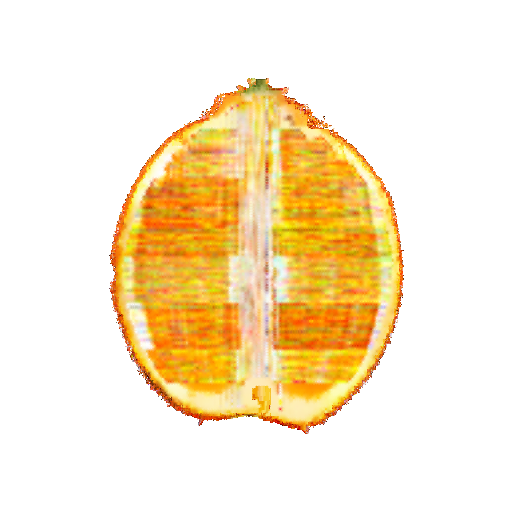
#> input picture code/ovoxel_native/mv_free/eval_final/rv4_init_0.png, 512 x 512 px; its folder holds only this picture in this run
$ python tbmeasure.py mv_free/eval_final/rv4_init_0.png
#> lines starting #> are read from the running program, lines starting #| are printed output that depends on the picture; after the words box and inside, x2 and y2 are one past the last pixel; in counts of white or black regions, pixels touching at a corner belong together
"""The two things the sheet shows, as numbers.

`steppos` reported the five largest jumps, which exist in any profile, so it can say a step moved
but not that it shrank. This asks the sharper question: at the five depths where the transverse
family changes photograph, and nowhere else, how big is the jump in each arm?

The second half is there because the sheet showed the transverse row changing more than the
longitudinal one, which is the opposite of what was predicted -- a transverse cut is perpendicular
to the stacking axis and crosses no switch. What it does cross is the framing: `_canonical` puts
every photograph's section at the same size in the same place, so the radial walls of neighbouring
planes agree instead of averaging out. Gradient energy inside the face measures whether they
survived.
"""
import glob
import sys

import numpy as np
from PIL import Image
from scipy import ndimage

NPHOTO = 6
SWITCH = [j / NPHOTO for j in range(1, NPHOTO)]


def axial(path, n=512):
#> called with n = 512
    L = np.asarray(Image.open(path).convert("RGB"), np.float32).mean(2) / 255.
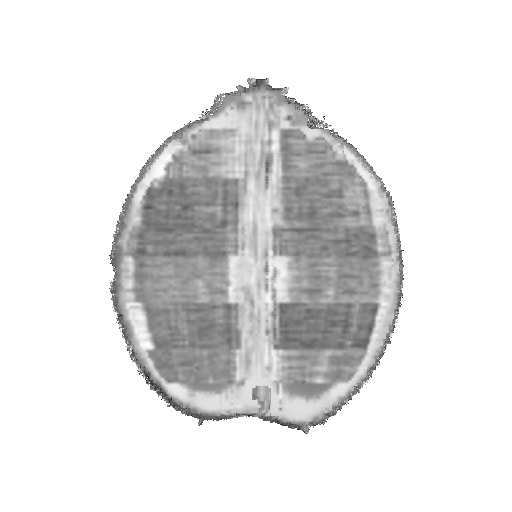
#> L: shape (512, 512) float32; min 0.0484, max 1, mean 0.894
    ys, xs = np.where(L < 0.97)
    y0, y1, x0, x1 = ys.min(), ys.max(), xs.min(), xs.max()
#> y0 = 78; y1 = 433; x0 = 109; x1 = 403
    w = x1 - x0
#> w = 294
    c = L[y0 + (y1 - y0) // 12:y1 - (y1 - y0) // 12, x0 + w // 3:x1 - w // 3]
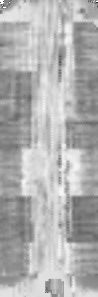
#> c: shape (297, 98) float32; min 0.14, max 1, mean 0.693
    p = c.mean(1)
#> p = 297 values, max 0.829 at index 293, min 0.572 at index 224, mean 0.693
    p = p - ndimage.gaussian_filter1d(p, len(p) / 5.0)
#> p = 297 values, max 0.136 at index 293, min -0.113 at index 224, mean 0
    return np.interp(np.linspace(0, 1, n), np.linspace(0, 1, len(p)), p)


def detail(path):
    """Mean gradient magnitude inside the face, normalised by its own contrast.

    Normalised because an arm that is uniformly darker has larger gradients everywhere without
    resolving anything; what is wanted is how much structure there is per unit of range.
    """
    L = np.asarray(Image.open(path).convert("RGB"), np.float32).mean(2) / 255.
    fg = ndimage.binary_erosion(L < 0.97, np.ones((9, 9)))
    if fg.sum() < 500:
        return np.nan
    gy, gx = np.gradient(L)
    g = np.hypot(gy, gx)[fg]
    return float(g.mean() / max(L[fg].std(), 1e-6))


for arm in sys.argv[1:]:
    rv = sorted(glob.glob(f"{arm}/eval_final/rv*.png")) or sorted(glob.glob(f"{arm}/rv*.png"))
    rh = sorted(glob.glob(f"{arm}/eval_final/rh*.png")) or sorted(glob.glob(f"{arm}/rh*.png"))
    if not rv:
        print(f"  {arm}: nothing"); continue
    m = np.mean([axial(f) for f in rv[:6]], 0)
#> m = 512 values, max 0.136 at index 506, min -0.113 at index 387, mean -7.11e-05
    d = np.abs(np.diff(ndimage.gaussian_filter1d(m, 2.0)))
#> d = 511 values, max 0.0223 at index 337, min 7.57e-06 at index 353, mean 0.00303
    n = len(m)
#> n = 512
    # the largest jump within half a switch spacing of each switch, against the profile's own
    # typical jump, so the number is "how many times an ordinary step" and not a raw luminance
    typical = float(np.median(d))
#> typical = 0.00184
    at = []
    for s in SWITCH:
        i = int(s * n)
        r = max(2, int(n / (2 * NPHOTO)))
        at.append(float(d[max(0, i - r):min(n - 1, i + r)].max()) / typical)
#> this loop made 5 passes
#> i on passes 1 to 5: 85, 170, 256, 341, 426
#> after the loop, at = [6.18, 4.96, 8.51, 12.09, 8.76]
    print(f"  {arm:16s} jump at the five switches, in units of the profile's median jump:")
    print(f"  {'':16s}   {'  '.join(f'{v:5.1f}' for v in at)}      mean {np.mean(at):5.2f}")
#|                        6.2    5.0    8.5   12.1    8.8      mean  8.10
    print(f"  {'':16s} transverse detail {np.mean([detail(f) for f in rh[:6]]):.4f}   "
          f"longitudinal detail {np.mean([detail(f) for f in rv[:6]]):.4f}")
#> in detail, `fg = ndimage.binary_erosion(L < 0.97, np.ones((9, 9)))`:
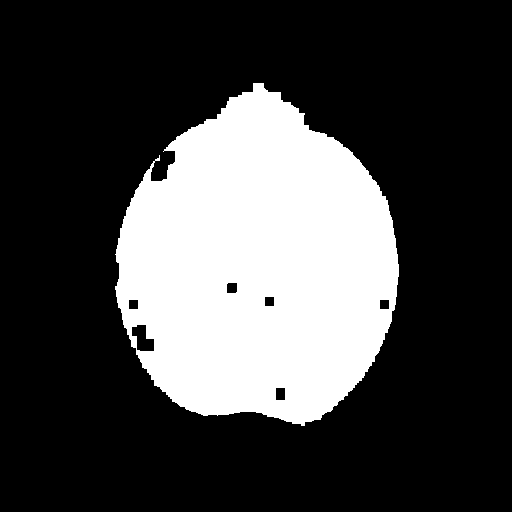
#> fg: shape (512, 512) bool; 26.7% white; 1 white region, box (x1, y1, x2, y2) and area: (115, 83, 399, 426) 70070
#> in detail, `gy, gx = np.gradient(L)`:
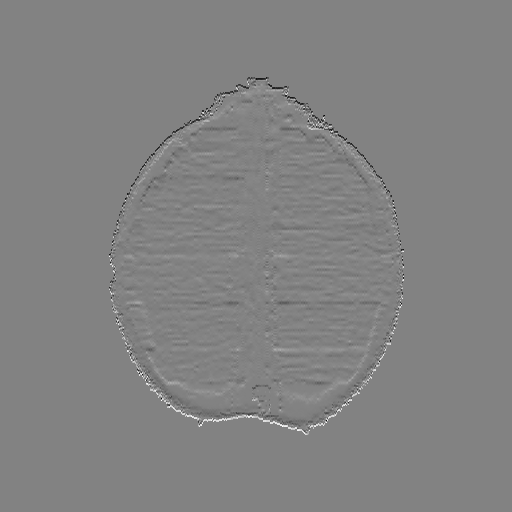
#> gy: shape (512, 512) float32; min -0.476, max 0.455, mean -9.09e-13; drawn with min black and max white
#> in detail, `gy, gx = np.gradient(L)`:
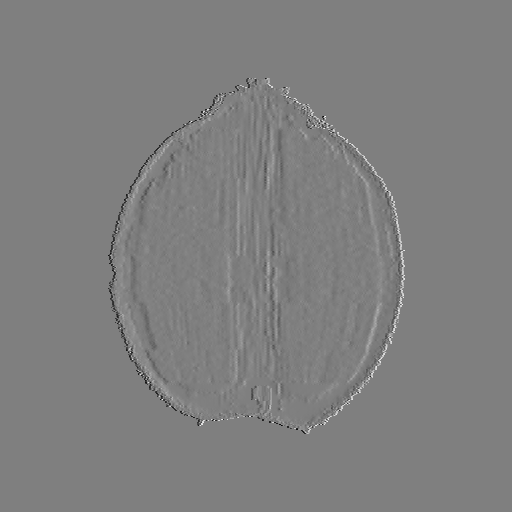
#> gx: shape (512, 512) float32; min -0.476, max 0.476, mean 3.69e-12; drawn with min black and max white
